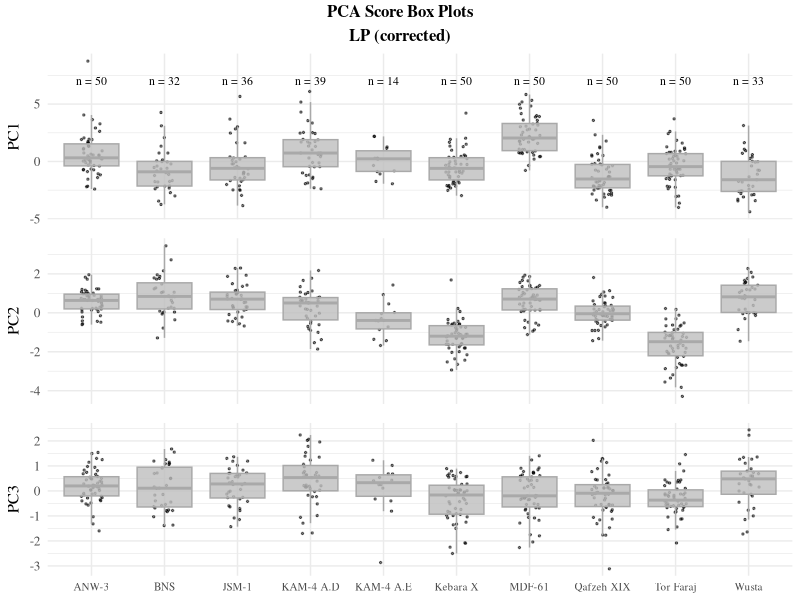
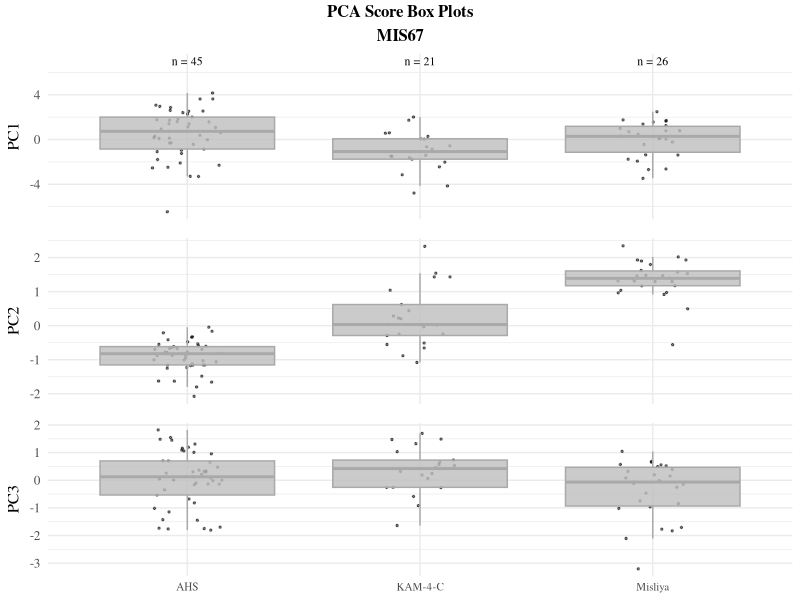
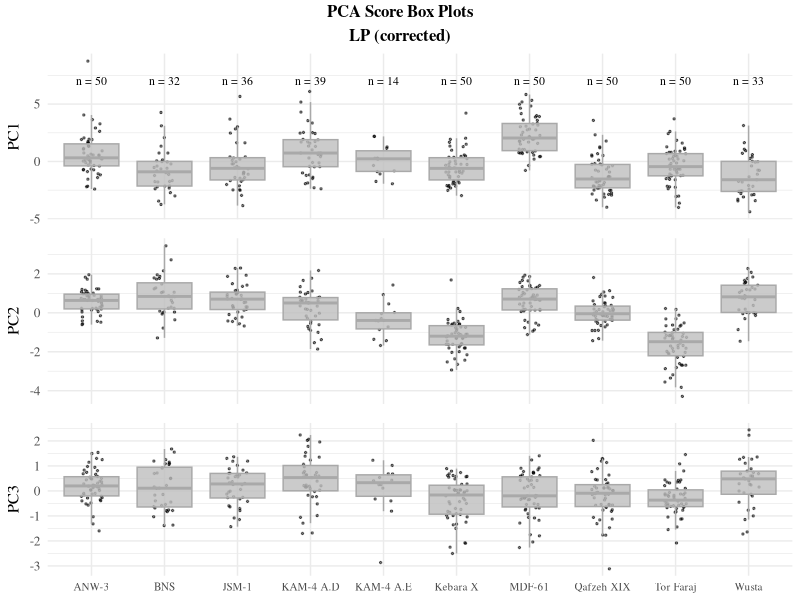
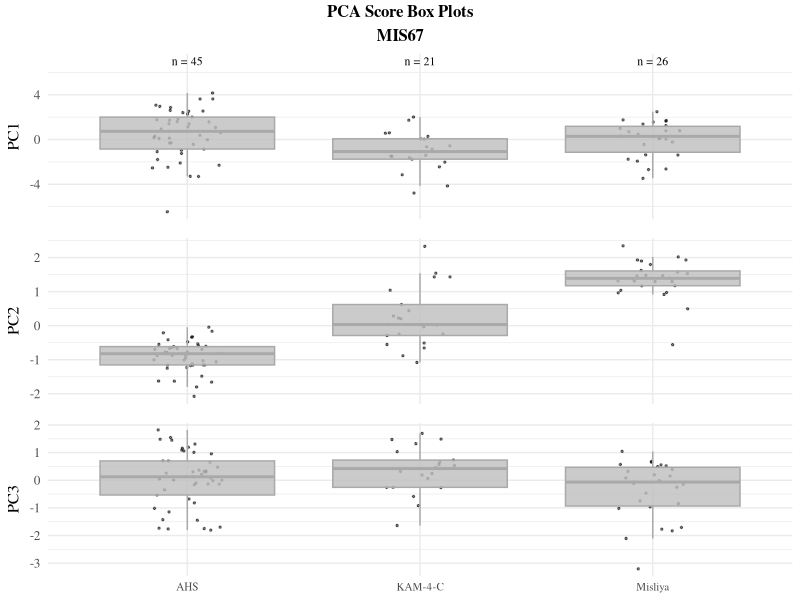

The R script that drew these images, in order:
## ---- chunk 1
library(psych)
library(ggplot2)
library(ggpubr)
## ---- chunk 2
LP <- read.csv(file="./LP_corrected.csv")
MIS67 <- read.csv(file="./MIS67.csv")
## ---- chunk 3
head(LP)
## ---- chunk 4
head(MIS67)
## ---- chunk 5
sample_size_period <- cbind(c("LP","MIS67"),c(dim(LP)[1],dim(MIS67)[1]))
sample_size_period
## ---- chunk 6
assemblage_n <- table(LP$Assemblage)
sample_size_assemblage <- data.frame(Assemblage = names(assemblage_n),
                                n = as.numeric(assemblage_n),
                                period = "LP")
assemblage_n <- table(MIS67$Assemblage)
sample_size_assemblage <- rbind(sample_size_assemblage,
                            data.frame(Assemblage = names(assemblage_n),
                                        n = as.numeric(assemblage_n),
                                        period = "MIS67"))
sample_size_assemblage
## ---- chunk 7
KMO(MIS67[,c(3:10)])

KMO(LP[,c(3:10)])
## ---- chunk 8
cortest.bartlett(MIS67[,c(3:10)])

cortest.bartlett(LP[,c(3:10)])
## ---- chunk 9
pca_MIS67 <- prcomp(
                x = MIS67[,c(3:10)],
                retx = T,
                center = T,
                scale = T)

pca_LP <- prcomp(
            x = LP[,c(3:10)],
            retx = T,
            center = T,
            scale = T)
## ---- chunk 10
pca_MIS67

pca_LP
## ---- chunk 11
LP_scores <- cbind(
                LP[,c(1:2)],
                pca_LP$x)

MIS67_scores <- cbind(
                    MIS67[,c(1:2)],
                    pca_MIS67$x)
## ---- chunk 12
sample_name <- "LP"

sample_sizes_LP <- subset(sample_size_assemblage, period == "LP")
sample_sizes_LP$label <- paste("n = ",sample_sizes_LP$n,sep="")

p1 <- ggplot(
        data = get(paste(sample_name,"_scores",sep="")),
        mapping = aes(Assemblage, PC1, group = Assemblage)) +
        geom_jitter(width = 0.15,
                      height = 0,
                      alpha = 0.5,
                      size = 0.5) +
        geom_boxplot(colour = "darkgrey",
                    fill = "grey",
                    alpha = 0.8,
                    outlier.shape = NA) +
        geom_text(data = sample_sizes_LP,
            mapping = aes(x = 1:10, y = 7, label = label),
            size = 3,
            family = "Times") +
        theme_minimal() +
        theme(text = element_text(family="Times", size=12),
            plot.title = element_text(face="bold",hjust=0.5,size=15),
            axis.text.x = element_blank(),
            axis.title.x = element_blank())

p2 <- ggplot(
        data = get(paste(sample_name,"_scores",sep="")),
        mapping = aes(Assemblage, PC2, group = Assemblage)) +
        geom_jitter(width = 0.15,
                      height = 0,
                      alpha = 0.5,
                      size = 0.5) +
        geom_boxplot(colour = "darkgrey",
                      fill = "grey",
                      alpha = 0.8,
                      outlier.shape = NA) +
        theme_minimal() +
        theme(text = element_text(family="Times", size=12),
            plot.title = element_text(face="bold",hjust=0.5,size=15),
            axis.text.x = element_blank(),
            axis.title.x = element_blank())

p3 <- ggplot(
        data = get(paste(sample_name,"_scores",sep="")),
        mapping = aes(Assemblage, PC3, group = Assemblage)) +
        geom_jitter(width = 0.15,
                      height = 0,
                      alpha = 0.5,
                      size = 0.5) +
        geom_boxplot(colour = "darkgrey",
                      fill = "grey",
                      alpha = 0.8,
                      outlier.shape = NA) +
        theme_minimal() +
        theme(text = element_text(family="Times", size=12),
            plot.title = element_text(face="bold",hjust=0.5,size=15),
            axis.text.x = element_text(size=8),
            axis.title.x = element_blank())

fig <- ggarrange(p1,p2,p3,
            ncol=1,
            nrow=3,
            align="v")

annotate_figure(fig,
               top = text_grob("PCA Score Box Plots\nLP (corrected)",
                                 family="Times",
                                 face="bold"),
               fig.lab.pos = "top")

ggsave(filename="./pca_LP_box_corrected.pdf",device="pdf")
## ---- chunk 13
sample_name <- "MIS67"

sample_sizes_MIS67 <- subset(sample_size_assemblage, period == "MIS67")
sample_sizes_MIS67$label <- paste("n = ",sample_sizes_MIS67$n,sep="")

p1 <- ggplot(
        data = get(paste(sample_name,"_scores",sep="")),
        mapping = aes(Assemblage,PC1,group = Assemblage)) +
        geom_jitter(width = 0.15,
                      height = 0,
                      alpha = 0.5,
                      size = 0.5) +
        geom_boxplot(colour = "darkgrey",
                    fill = "grey",
                    alpha = 0.8,
                    outlier.shape = NA) +
        geom_text(data = sample_sizes_MIS67,
                mapping = aes(x = 1:3, y = 7, label = label),
                size = 3,
                family = "Times") +
        theme_minimal() +
        theme(text = element_text(family="Times", size=12),
            plot.title = element_text(face="bold",hjust=0.5,size=15),
            axis.text.x = element_blank(),
            axis.title.x = element_blank())

p2 <- ggplot(
        data = get(paste(sample_name,"_scores",sep="")),
        mapping = aes(Assemblage,PC2,group = Assemblage)) +
        geom_jitter(width = 0.15,
                      height = 0,
                      alpha = 0.5,
                      size = 0.5) +
        geom_boxplot(colour = "darkgrey",
                    fill = "grey",
                    alpha = 0.8,
                    outlier.shape = NA) +
        theme_minimal() +
        theme(text = element_text(family="Times", size=12),
            plot.title = element_text(face="bold",hjust=0.5,size=15),
            axis.text.x = element_blank(),
            axis.title.x = element_blank())

p3 <- ggplot(
        data = get(paste(sample_name,"_scores",sep="")),
        mapping = aes(Assemblage,PC3,group = Assemblage)) +
        geom_jitter(width = 0.15,
                      height = 0,
                      alpha = 0.5,
                      size = 0.5) +
        geom_boxplot(colour = "darkgrey",
                    fill = "grey",
                    alpha = 0.8,
                    outlier.shape = NA) +
        theme_minimal() +
        theme(text = element_text(family="Times", size=12),
            plot.title = element_text(face="bold",hjust=0.5,size=15),
            axis.text.x = element_text(size=8),
            axis.title.x = element_blank())

fig <- ggarrange(p1,p2,p3,
            ncol=1,
            nrow=3,
            align="v")

annotate_figure(fig,
               top = text_grob("PCA Score Box Plots\nMIS67",
                                 family="Times",
                                 face="bold"),
               fig.lab.pos = "top")
ggsave(filename="./pca_MIS67_box.pdf",device="pdf")
